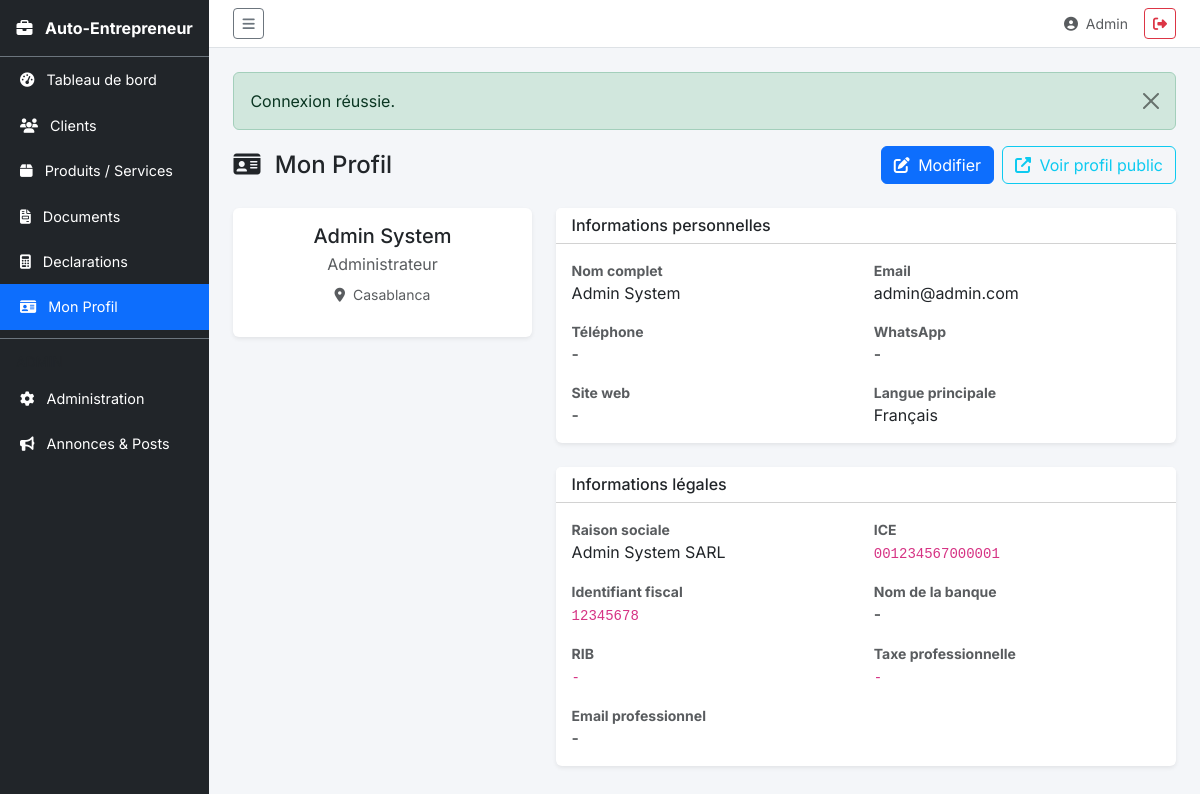
Screenshot of /?page=profil (signed in) with the database file from the repository.
### tables this page shows
CREATE TABLE users (
    id INT AUTO_INCREMENT PRIMARY KEY,
    role ENUM('admin', 'user') DEFAULT 'user',
    nom_complet VARCHAR(100) NOT NULL,
    nom_affichage VARCHAR(100) NOT NULL,
    titre_pro VARCHAR(100),
    titre_pro_ar VARCHAR(100),
    ville VARCHAR(100),
    langue_principale VARCHAR(50) DEFAULT 'Français',
    whatsapp VARCHAR(20),
    telephone VARCHAR(20),
    email VARCHAR(150) UNIQUE NOT NULL,
    password VARCHAR(255) NOT NULL,
    site_web VARCHAR(255),
    reseaux_sociaux JSON,
    mots_cles VARCHAR(255),
    raison_sociale VARCHAR(150),
    email_pro VARCHAR(150),
    ice VARCHAR(20),
    identifiant_fiscal VARCHAR(20),
    nom_banque VARCHAR(150),
    rib VARCHAR(50),
    taxe_professionnelle VARCHAR(20),
    prefixe_devis VARCHAR(10) DEFAULT 'DEV',
    prefixe_facture VARCHAR(10) DEFAULT 'FAC',
    prefixe_livraison VARCHAR(10) DEFAULT 'BL',
    signature_url VARCHAR(255),
    signature_taille INT DEFAULT 100,
    logo_pdf_url VARCHAR(255),
    created_at TIMESTAMP DEFAULT CURRENT_TIMESTAMP,
    updated_at TIMESTAMP DEFAULT CURRENT_TIMESTAMP ON UPDATE CURRENT_TIMESTAMP
);

### index.php (called while the page is built, shortened)
<?php
require_once __DIR__ . '/config/database.php';
require_once __DIR__ . '/src/Helper.php';
require_once __DIR__ . '/src/Auth.php';
require_once __DIR__ . '/src/User.php';
$page = $_GET['page'] ?? 'dashboard';
$routes = [
    'dashboard'     => 'pages/dashboard.php',
    'clients'       => 'pages/clients/index.php',
    'clients/create'=> 'pages/clients/create.php',
    'clients/edit'  => 'pages/clients/edit.php',
    'clients/delete'=> 'pages/clients/delete.php',
    'produits'       => 'pages/produits/index.php',
    'produits/create'=> 'pages/produits/create.php',
    'produits/edit'  => 'pages/produits/edit.php',
    'produits/delete'=> 'pages/produits/delete.php',
    'documents'       => 'pages/documents/index.php',
    'documents/create'=> 'pages/documents/create.php',
    'documents/edit'  => 'pages/documents/edit.php',
    'documents/view'  => 'pages/documents/view.php',
    'documents/pdf'   => 'pages/documents/pdf.php',
    'documents/delete'=> 'pages/documents/delete.php',
    'declarations'       => 'pages/declarations/index.php',
    'declarations/create'=> 'pages/declarations/create.php',
    'declarations/edit'  => 'pages/declarations/edit.php',
    'declarations/delete'=> 'pages/declarations/delete.php',
    'profil'        => 'pages/profil/index.php',
    'profil/edit'   => 'pages/profil/edit.php',
    'admin'         => 'pages/admin/dashboard.php',
    'admin/annonces'=> 'pages/admin/annonces.php',
    'annonces/view' => 'pages/annonces/view.php',
];
$routeFile = $routes[$page] ?? $routes['dashboard'];
require __DIR__ . '/' . $routeFile;

### src/Auth.php (called while the page is built, shortened)
<?php
class Auth {
    public static function isAdmin(): bool {
        return isset($_SESSION['role']) && $_SESSION['role'] === 'admin';
    }
    public static function userId(): int {
        return (int) ($_SESSION['user_id'] ?? 0);
    }
}

### config/database.php (called while the page is built, shortened)
<?php
class Database {
    private static ?PDO $instance = null;
    public static function getInstance(): PDO {
        if (self::$instance === null) {
            $dsn = sprintf(
                'mysql:unix_socket=/opt/lampp/var/mysql/mysql.sock;dbname=%s;charset=%s',
                self::DB_NAME, self::DB_CHARSET
            );
            self::$instance = new PDO($dsn, self::DB_USER, self::DB_PASS, [
                PDO::ATTR_ERRMODE            => PDO::ERRMODE_EXCEPTION,
                PDO::ATTR_DEFAULT_FETCH_MODE => PDO::FETCH_ASSOC,
                PDO::ATTR_EMULATE_PREPARES   => false,
            ]);
        }
        return self::$instance;
    }
}

### src/User.php (called while the page is built, shortened)
<?php
class User {
    private PDO $db;
    public function __construct() {
        $this->db = Database::getInstance();
    }
    public function getById(int $id): ?array {
        $stmt = $this->db->prepare('SELECT * FROM users WHERE id = ?');
        $stmt->execute([$id]);
        return $stmt->fetch() ?: null;
    }
}

### pages/profil/index.php (the view, shortened to what this page needs)
<?php
require_once __DIR__ . '/../../includes/header.php';
$userModel = new User();
$user = $userModel->getById(Auth::userId());
?>
<div class="d-flex justify-content-between align-items-center mb-4">
    <h4 class="mb-0"><i class="fas fa-id-card me-2"></i> Mon Profil</h4>
    <div class="d-flex gap-2">
        <a href="<?= APP_URL ?>/?page=profil/edit" class="btn btn-primary">
            <i class="fas fa-edit me-1"></i> Modifier
        </a>
        <?php if ($user['id']): ?>
        <a href="<?= APP_URL ?>/pages/profil/public.php?id=<?= $user['id'] ?>" class="btn btn-outline-info" target="_blank">
            <i class="fas fa-external-link-alt me-1"></i> Voir profil public
        </a>
        <?php endif; ?>
    </div>
</div>
<div class="row g-4">
    <div class="col-md-4">
        <div class="card">
            <div class="card-body text-center">
                <h5 class="mb-1"><?= Helper::sanitize($user['nom_complet']) ?></h5>
                <p class="text-muted mb-2"><?= Helper::sanitize($user['titre_pro'] ?? 'Auto-Entrepreneur') ?></p>
                <p class="text-muted small">
                    <i class="fas fa-map-marker-alt me-1"></i> <?= Helper::sanitize($user['ville'] ?? 'Non défini') ?>
                </p>
            </div>
        </div>
    </div>
    <div class="col-md-8">
        <div class="card mb-4">
            <div class="card-header bg-white"><h6 class="mb-0">Informations personnelles</h6></div>
            <div class="card-body">
                <div class="row g-3">
                    <div class="col-md-6">
                        <strong class="text-muted d-block small">Nom complet</strong>
                        <?= Helper::sanitize($user['nom_complet']) ?>
                    </div>
                    <div class="col-md-6">
                        <strong class="text-muted d-block small">Email</strong>
                        <?= Helper::sanitize($user['email']) ?>
                    </div>
                    <div class="col-md-6">
                        <strong class="text-muted d-block small">Téléphone</strong>
                        <?= Helper::sanitize($user['telephone'] ?? '-') ?>
                    </div>
                    <div class="col-md-6">
                        <strong class="text-muted d-block small">WhatsApp</strong>
                        <?= Helper::sanitize($user['whatsapp'] ?? '-') ?>
                    </div>
                    <div class="col-md-6">
                        <strong class="text-muted d-block small">Site web</strong>
                        <?= Helper::sanitize($user['site_web'] ?? '-') ?>
                    </div>
                    <div class="col-md-6">
                        <strong class="text-muted d-block small">Langue principale</strong>
                        <?= Helper::sanitize($user['langue_principale'] ?? '-') ?>
                    </div>
                </div>
            </div>
        </div>
        <div class="card">
            <div class="card-header bg-white"><h6 class="mb-0">Informations légales</h6></div>
            <div class="card-body">
                <div class="row g-3">
                    <div class="col-md-6">
                        <strong class="text-muted d-block small">Raison sociale</strong>
                        <?= Helper::sanitize($user['raison_sociale'] ?? '-') ?>
                    </div>
                    <div class="col-md-6">
                        <strong class="text-muted d-block small">ICE</strong>
                        <code><?= Helper::sanitize($user['ice'] ?? '-') ?></code>
                    </div>
                    <div class="col-md-6">
                        <strong class="text-muted d-block small">Identifiant fiscal</strong>
                        <code><?= Helper::sanitize($user['identifiant_fiscal'] ?? '-') ?></code>
                    </div>
                    <div class="col-md-6">
                        <strong class="text-muted d-block small">Nom de la banque</strong>
                        <?= Helper::sanitize($user['nom_banque'] ?? '-') ?>
                    </div>
                    <div class="col-md-6">
                        <strong class="text-muted d-block small">RIB</strong>
                        <code><?= Helper::sanitize($user['rib'] ?? '-') ?></code>
                    </div>
                    <div class="col-md-6">
                        <strong class="text-muted d-block small">Taxe professionnelle</strong>
                        <code><?= Helper::sanitize($user['taxe_professionnelle'] ?? '-') ?></code>
                    </div>
                    <div class="col-md-6">
                        <strong class="text-muted d-block small">Email professionnel</strong>
                        <?= Helper::sanitize($user['email_pro'] ?? '-') ?>
                    </div>
                </div>
            </div>
        </div>
    </div>
</div>
<?php require_once __DIR__ . '/../../includes/footer.php'; ?>

### includes/header.php (shortened to what this page needs)
<?php
$userModel = new User();
$currentUser = $userModel->getById(Auth::userId());
?>
<!DOCTYPE html>
<html lang="fr">
<head>
    <link href="https://cdn.jsdelivr.net/npm/bootstrap@5.3.3/dist/css/bootstrap.min.css" rel="stylesheet">
    <link href="https://cdnjs.cloudflare.com/ajax/libs/font-awesome/6.5.1/css/all.min.css" rel="stylesheet">
    <link href="<?= APP_URL ?>/assets/css/custom.css" rel="stylesheet">
</head>
<body>
<div class="d-flex" id="wrapper">
    <?php include __DIR__ . '/sidebar.php'; ?>
    <div id="page-content-wrapper" class="flex-grow-1">
        <nav class="navbar navbar-light bg-white border-bottom px-4">
            <button class="btn btn-sm btn-outline-secondary" id="toggle-sidebar">
                <i class="fas fa-bars"></i>
            </button>
            <div class="d-flex align-items-center gap-3">
                <span class="text-muted small">
                    <i class="fas fa-user-circle me-1"></i>
                    <?= Helper::sanitize($currentUser['nom_affichage'] ?? '') ?>
                </span>
                <a href="<?= APP_URL ?>/auth/logout.php" class="btn btn-sm btn-outline-danger">
                    <i class="fas fa-sign-out-alt"></i>
                </a>
            </div>
        </nav>
        <div class="container-fluid p-4">
            <?php Helper::flash(); ?>

### includes/sidebar.php
<?php
$_currentPage = $_GET['page'] ?? 'dashboard';
$_isActive = function($key) use ($_currentPage) {
    return str_starts_with($_currentPage, $key) ? 'active' : '';
};
?>
<div class="bg-dark text-white" id="sidebar-wrapper" style="width: 250px; min-height: 100vh;">
    <div class="sidebar-heading text-center py-3 border-bottom border-secondary">
        <i class="fas fa-briefcase me-2"></i>
        <strong>Auto-Entrepreneur</strong>
    </div>
    <div class="list-group list-group-flush">
        <a href="<?= APP_URL ?>/?page=dashboard"
           class="list-group-item list-group-item-action bg-dark text-white border-0 <?= $_isActive('dashboard') ?>">
            <i class="fas fa-tachometer-alt me-2"></i> Tableau de bord
        </a>
        <a href="<?= APP_URL ?>/?page=clients"
           class="list-group-item list-group-item-action bg-dark text-white border-0 <?= $_isActive('clients') ?>">
            <i class="fas fa-users me-2"></i> Clients
        </a>
        <a href="<?= APP_URL ?>/?page=produits"
           class="list-group-item list-group-item-action bg-dark text-white border-0 <?= $_isActive('produits') ?>">
            <i class="fas fa-box me-2"></i> Produits / Services
        </a>
        <a href="<?= APP_URL ?>/?page=documents"
           class="list-group-item list-group-item-action bg-dark text-white border-0 <?= $_isActive('documents') ?>">
            <i class="fas fa-file-invoice me-2"></i> Documents
        </a>
        <a href="<?= APP_URL ?>/?page=declarations"
           class="list-group-item list-group-item-action bg-dark text-white border-0 <?= $_isActive('declarations') ?>">
            <i class="fas fa-calculator me-2"></i> Declarations
        </a>
        <a href="<?= APP_URL ?>/?page=profil"
           class="list-group-item list-group-item-action bg-dark text-white border-0 <?= $_isActive('profil') ?>">
            <i class="fas fa-id-card me-2"></i> Mon Profil
        </a>
        <?php if (Auth::isAdmin()): ?>
        <div class="border-top border-secondary my-2"></div>
        <div class="px-3 py-1 text-uppercase small text-muted">Admin</div>
        <a href="<?= APP_URL ?>/?page=admin"
           class="list-group-item list-group-item-action bg-dark text-white border-0 <?= $_isActive('admin') ?>">
            <i class="fas fa-cog me-2"></i> Administration
        </a>
        <a href="<?= APP_URL ?>/?page=admin/annonces"
           class="list-group-item list-group-item-action bg-dark text-white border-0 <?= $_isActive('admin/annonces') ?>">
            <i class="fas fa-bullhorn me-2"></i> Annonces & Posts
        </a>
        <?php endif; ?>
    </div>
</div>

### src/Helper.php (shortened to what this page needs)
<?php
class Helper {
    public static function sanitize(string $value): string {
        return htmlspecialchars(trim($value), ENT_QUOTES, 'UTF-8');
    }
    public static function getSuccess(): ?string {
        if (isset($_SESSION['flash_success'])) {
            $msg = $_SESSION['flash_success'];
            return $msg;
        }
        return null;
    }
    public static function flash(): void {
        $success = self::getSuccess();
        if ($success) {
            echo '<div class="alert alert-success alert-dismissible fade show" role="alert">' . self::sanitize($success) . '<button type="button" class="btn-close" data-bs-dismiss="alert"></button></div>';
        }
    }
}

### includes/footer.php (shortened to what this page needs)
        </div>
    </div>
</div>
</body>
</html>

### assets/css/custom.css (style rules this page uses)
body { font-family: 'Inter', sans-serif; background-color: #f4f6f9; }
#sidebar-wrapper { transition: width 0.25s ease; overflow-y: auto; }
#sidebar-wrapper .list-group-item { padding: 12px 20px; font-size: 0.9rem; }
#sidebar-wrapper .list-group-item.active { background-color: #0d6efd !important; border-color: #0d6efd !important; }
#page-content-wrapper { min-height: 100vh; background-color: #f4f6f9; }
.card { border: none; box-shadow: 0 0.125rem 0.25rem rgba(0,0,0,0.075); }
.sidebar-heading { background-color: #212529; }

### rows the page displays
users: nom_affichage "Admin", nom_complet "Admin System", titre_pro "Administrateur", ville "Casablanca", email "admin@admin.com", telephone "-", whatsapp "-", site_web "-", langue_principale "Français", raison_sociale "Admin System SARL", ice "001234567000001", identifiant_fiscal "12345678", nom_banque "-", rib "-", taxe_professionnelle "-", email_pro "-"

### other values shown
self::sanitize($success) "Connexion réussie."
